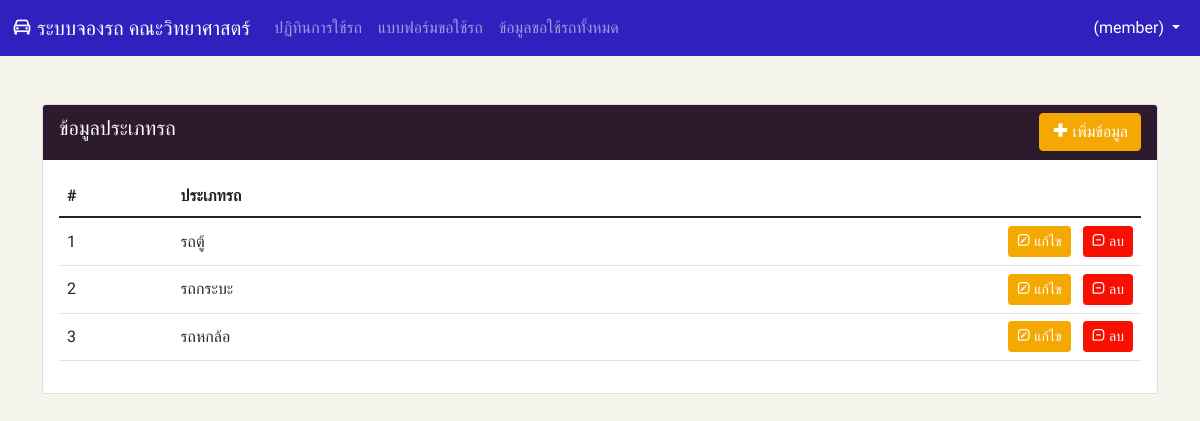
The app's page /pages/car/index.php (signed in) with its own data.
### tables this page shows
CREATE TABLE `tb_car` ( 
    `id` INT NOT NULL AUTO_INCREMENT COMMENT 'PK' , 
    `name` VARCHAR(50) NOT NULL COMMENT 'ประเภทรถ' , 
    PRIMARY KEY (`id`)
);

### src/Database/Db.php (called while the page is built, shortened)
<?php
class Db{
    private $host = "localhost";
	private $user = "usersci";
	private $password = "sciencepwd";
	private $dbName = "db_car";
	function __construct() {
		$this->pdo = $this->connect();
	}
	protected function connect() {
		$dsn = "mysql:host={$this->host};dbname={$this->dbName}";
		$pdo = new PDO($dsn, $this->user, $this->password);
		$pdo->exec("set names utf8");
		$pdo->setAttribute(PDO::ATTR_DEFAULT_FETCH_MODE, PDO::FETCH_ASSOC);
		$pdo->setAttribute(PDO::ATTR_ERRMODE, PDO::ERRMODE_EXCEPTION);
		return $pdo;
	}
}
?>

### src/Model/Car.php (called while the page is built, shortened)
<?php
class Car extends Db {
    public function getAllCar() {
        $sql = "
            SELECT *
            FROM tb_car
            ORDER BY id
        ";
        $stmt = $this->pdo->query($sql);
        $data = $stmt->fetchAll();
        return $data;
    }
}
?>

### pages/car/index.php (the view, shortened to what this page needs)
<!DOCTYPE html>
<html lang="en">
<head>
    <link rel="stylesheet" href="../../theme/css/bootstrap-theme.css">
    <link rel="stylesheet" href="../../theme/css/datepicker.css">
    <link href='https://unpkg.com/boxicons@2.1.2/css/boxicons.min.css' rel='stylesheet'>
</head>
<body class="font-kanit">
    <div class="">
        <?php require $_SERVER['DOCUMENT_ROOT']."/car/inc/components/navbar.php";?>
    </div>
    <div class="container">
        <div class="row mt-5">
            <div class="col">
                <div class="card mb-3">
                    <div class="card-header bg-info text-white d-flex justify-content-between align-items-center">
                        <h5>ข้อมูลประเภทรถ</h5>
                        <a href="form.php" class="btn btn-warning text-white"><i class='bx bx-plus-medical' ></i> เพิ่มข้อมูล</a>
                    </div>
                        <div class="card-body">
                            <table class="table table-hover">
                                <thead>
                                    <tr>
                                        <th>#</th>
                                        <th>ประเภทรถ</th>
                                        <th></th>
                                    </tr>
                                </thead>
                                <tbody>
                                    <?php
                                        $carObj = new Car;
                                        $cars = $carObj->getAllCar();
                                        $i=0;
                                        foreach($cars as $car) {
                                            $i++;
                                            echo "
                                                <tr  valign='middle'>
                                                    <td>{$i}</td>
                                                    <td>{$car['name']}</td>
                                                    <td align='right'>
                                                        <a href='form.php?id={$car['id']}&action=edit' class='me-md-2 btn btn-sm btn-warning text-white'><i class='bx bx-message-square-edit' ></i> แก้ไข</a>
                                                        <a href='save.php?id={$car['id']}&action=delete' class='btn btn-sm btn-danger text-white'><i class='bx bx-message-square-minus' ></i> ลบ</a>
                                                    </td>
                                                <tr>
                                            ";
                                        }
                                    ?>
                                </tbody>
                            </table>
                        </div>
                    </div>
                </div>
            </div>
        </div>
</body>
</html>

### records on screen
tb_car: name "รถตู้"
tb_car: name "รถกระบะ"
tb_car: name "รถหกล้อ"

### other values on screen
$name "(member)"
